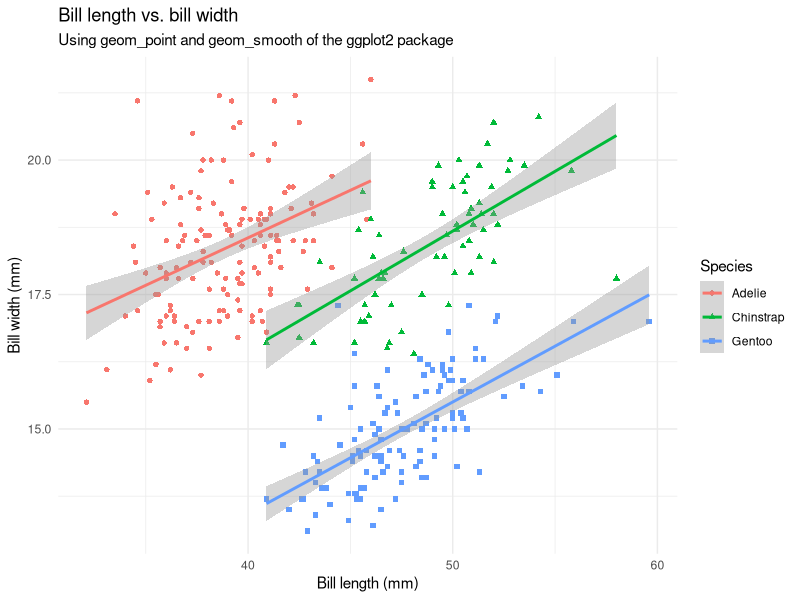
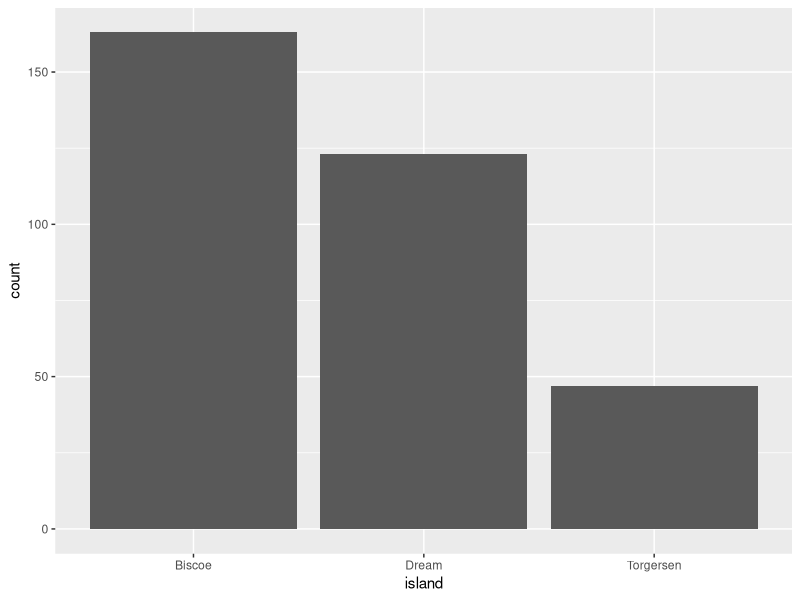
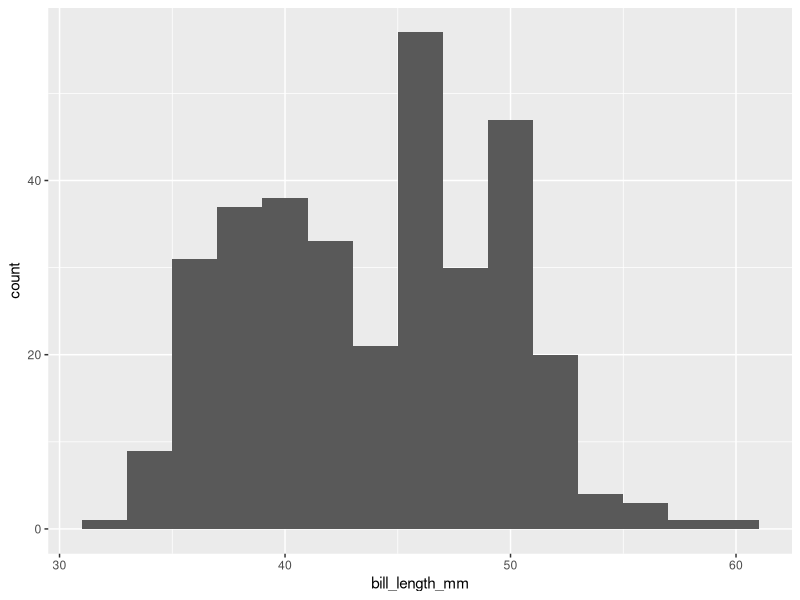
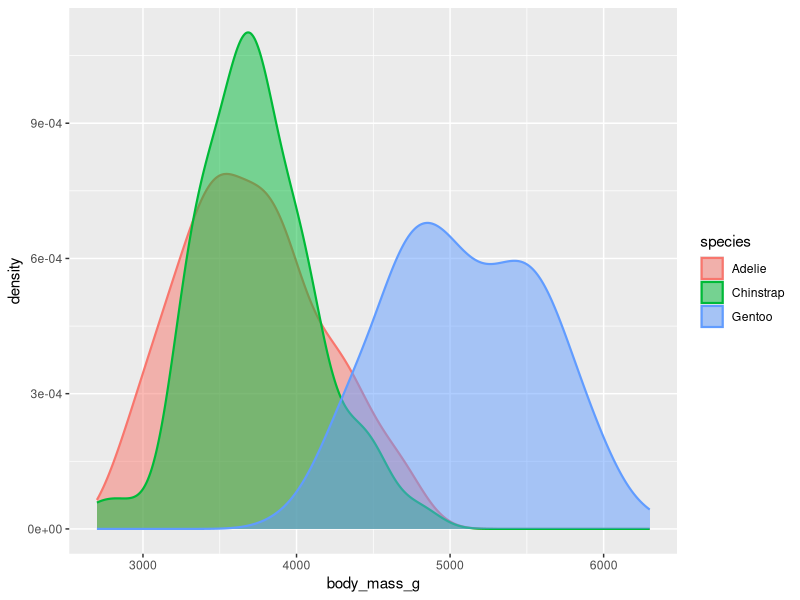
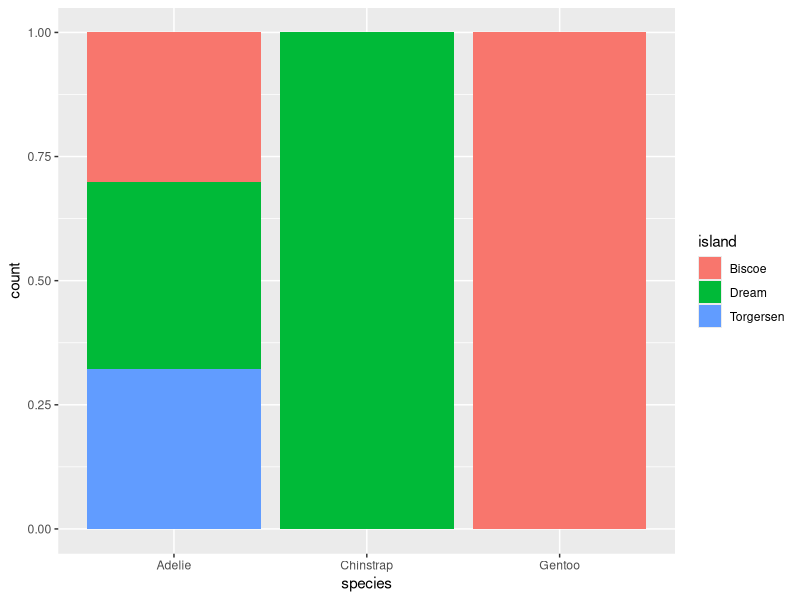
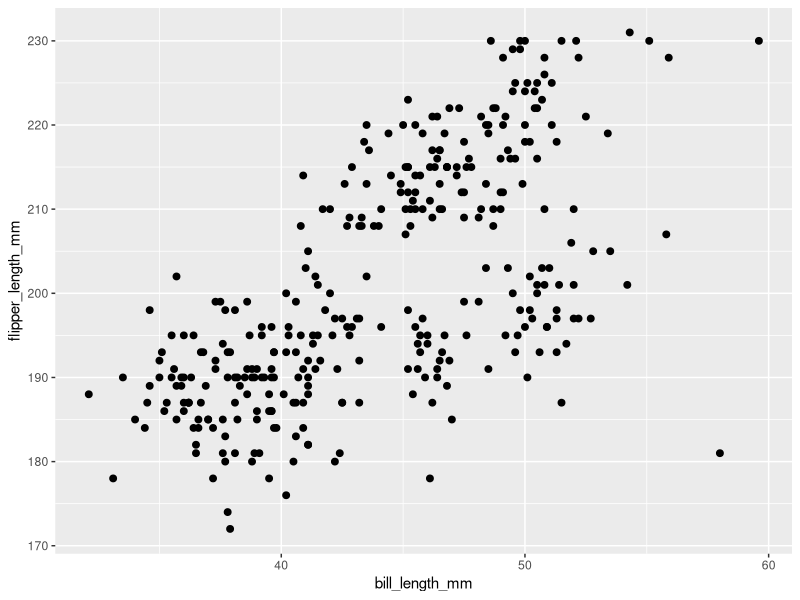
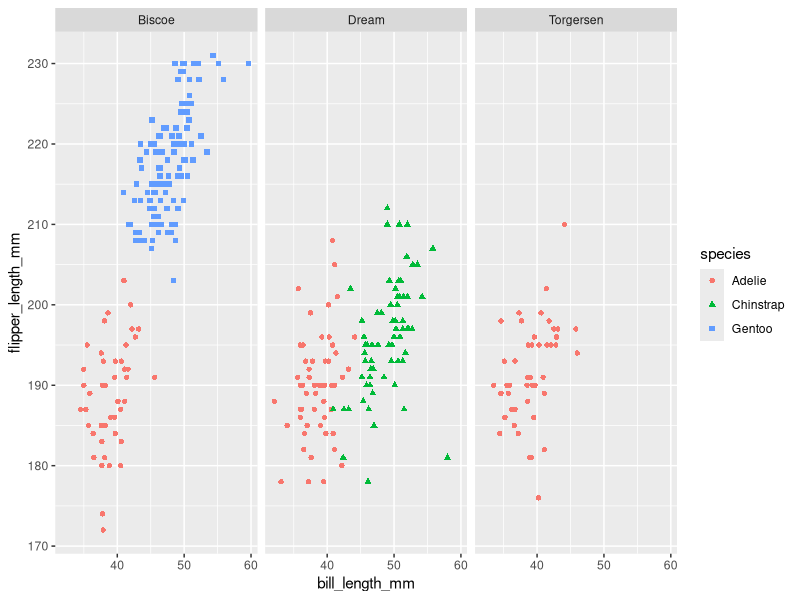

The R source for these figures, in order:
## ---- chunk 1
library(ggplot2)
library(palmerpenguins)

penguins <- na.omit(palmerpenguins::penguins)
## ---- chunk 2
ggplot(penguins, 
       aes(x = bill_length_mm, y = bill_depth_mm, 
           color = species, shape = species)) + 
  geom_point() + 
  geom_smooth(method = "lm", formula = "y ~ x") +
  labs(x = "Bill length (mm)", y = "Bill width (mm)", 
       title = "Bill length vs. bill width", 
       subtitle = "Using geom_point and geom_smooth of the ggplot2 package",
       color = "Species", shape = "Species") +
  theme_minimal()
## ---- chunk 3
ggplot(penguins, 
       aes(x = island)) +
  geom_bar()
## ---- chunk 4
ggplot(penguins, 
       aes(x = bill_length_mm)) +
  geom_histogram(binwidth = 2)
## ---- chunk 5
ggplot(penguins, 
       aes(x = body_mass_g, color = species, fill = species)) +
  geom_density(linewidth = 0.75, alpha = 0.5)
## ---- chunk 6
ggplot(penguins, aes(x = species, fill = island)) +
  geom_bar(position = "fill")
## ---- chunk 7
ggplot(penguins, 
       aes(x = bill_length_mm, y = flipper_length_mm)) +
  geom_point(size = 2)
## ---- chunk 8
ggplot(penguins, 
       aes(x = bill_length_mm, y = flipper_length_mm)) +
  geom_point(aes(color = species, shape = species)) +
  facet_wrap(~island)
